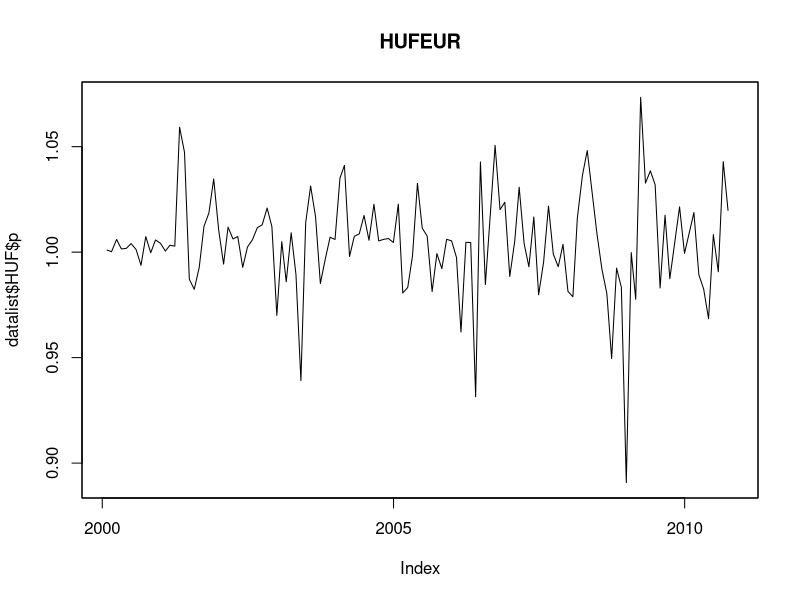

Source code (R):
rm(list = ls())
da <- read.csv("Data/UIPdata2.csv", header = TRUE)
da$DATE <- as.Date(da$DATE, format = "%d/%m/%Y")
tail(da)
str(da)
# call(prepare.R) # If needed------------------------------
require(zoo) # for lagging series
require(xtable) # to create table
# This calculates forward rate and the profits and creates data frame--------
forp <- function(fx, b, m){
  M <- paste(m, "M", sep = "")
  ra1 <- paste(fx, M, sep = "")
  ra2 <- paste(b, M, sep = "")
  # this line to to name the column in the dataframe but does not work yet
  fw <- paste(ra1, "f", sep = "")
  title <- paste(fx, "-", b, "fw", sep = "")
  das <- subset(da, select = c(fx, b, ra1, ra2, "VIX"))
  das$fw <- ((1 + das[,3]/100)^(m/12))/((1 + das[,4]/100)^(m/12))*(das[,1]/das[,2])
  daz <- as.zoo(das, order.by = da$DATE)
  daz$l1 <- lag(daz[,1], k = m)
  daz$l2 <- lag(daz[,2], k = m)
  daz$p <- (((daz[,1]/daz[,2])*(1 + daz[,3]/100)^(m/12))*(daz[,8]/daz[,7]))/
    (1 + daz[,4]/100)^(m/12)
  g <- list(data = daz, fx = fx, fund = b, period = M)
  return(g)
}
a <- forp("HUF", "EUR", 1)
tail(a$data)
#This is an attempt to create a list of data that can be tested.  The test
# is in Raw.R
datalist <- list()
for(i in c("HUF", "PLN")){
  name <- paste(i, "EuR", sep = "")
  a <- forp(i, "EUR", 1)
datalist[i] <- list(name = a$data) 
}
name
names(datalist)
head(datalist$PLN)
# This now works.
datalist[[2]][1][[9]]
# to choose the second item in list, first row and ninth element.
plot(datalist$HUF$p, main = "HUFEUR")

